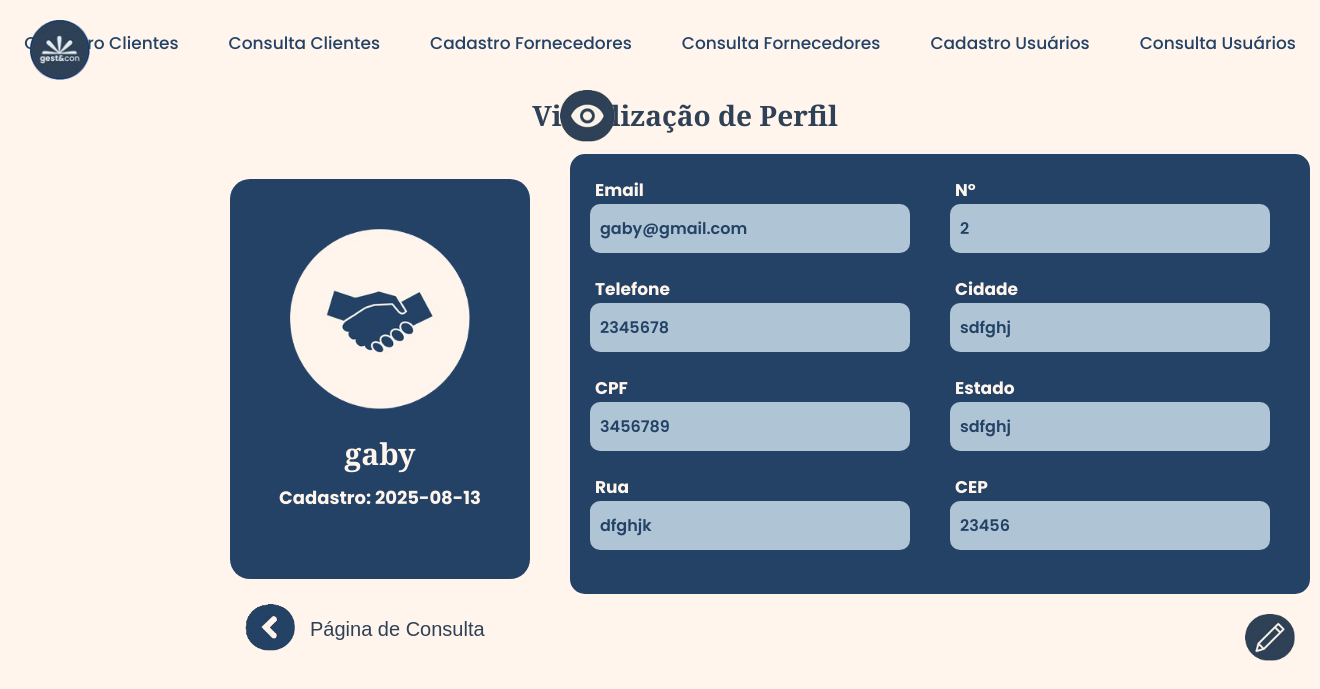
The page /visualizar_cliente/19 on the database its author committed.
### tables this page shows
CREATE TABLE "tb_clientes" (
	"cliente_id"	INTEGER,
	"nome"	TEXT,
	"email"	TEXT,
	"telefone"	TEXT,
	"rua"	TEXT,
	"numero"	TEXT,
	"cidade"	TEXT,
	"estado"	TEXT,
	"cep"	TEXT,
	"data_cadastro"	TEXT,
	"cpf"	TEXT,
	PRIMARY KEY("cliente_id" AUTOINCREMENT)
);

### run.py (the view)
@app.route('/visualizar_cliente/<int:cliente_id>', methods=['GET'])
def visualizar_cliente(cliente_id):
    conexao = sqlite3.connect('models/cadastro.db')
    cursor = conexao.cursor()
    sql = 'SELECT * FROM tb_clientes WHERE cliente_id = ?'
    cursor.execute(sql, (cliente_id,))
    cliente = cursor.fetchone()
    usuario_logado = app.config['dados_login']
    nome_usuario = usuario_logado[3] if len(usuario_logado) > 3 else "Usuário desconhecido"
    return render_template('visualizar_cliente.html', cliente=cliente, nome_usuario=nome_usuario)

### templates/visualizar_cliente.html (shortened to what this page needs)
<!DOCTYPE html>
<html lang="pt-br">
<head>
    <link rel="stylesheet" href="/static/styles/visualizar_cliente.css">
</head>
<body>
    <nav>
        <a href="/cadastro_cliente">Cadastro Clientes</a>
        <a href="/consulta_cliente">Consulta Clientes</a>
        <a href="/cadastro_fornecedor">Cadastro Fornecedores</a>
        <a href="/consulta_fornecedor">Consulta Fornecedores</a>
        <a href="/cadastro_usuario">Cadastro Usuários</a>
        <a href="/consulta_usuario">Consulta Usuários</a>
    </nav>
    <img class="logo" src="/static/assets/logo.png" alt="">
    <h2>Visualização de Perfil</h2>
    <img class="olho" src="/static/assets/olho.png" alt="">
    <div class="container">
        <img src="/static/assets/maos.png" alt="">
        <h3> {{ cliente[1] }} </h3>
        <h1>Cadastro: {{ cliente[9] }}</h1>
    </div>
    <div class="conteudo">
        <div class="form_1">
            <div class="form-group">
                <label for="email">Email</label>
                <input type="text" id="email" value="{{ cliente[2] }}" readonly>
            </div>
            <div class="form-group">
                <label for="telefone">Telefone</label>
                <input type="text" id="telefone" value="{{ cliente[3] }}" readonly>
            </div>
            <div class="form-group">
                <label for="cpf">CPF</label>
                <input type="text" id="cpf" value="{{ cliente[10] }}" readonly>
            </div>
            <div class="form-group">
                <label for="rua">Rua</label>
                <input type="text" id="rua" value="{{ cliente[4] }}" readonly>
            </div>
        </div>
        <div class="form_2">
            <div class="form-group">
                <label for="numero">N°</label>
                <input type="text" id="numero" value="{{ cliente[5] }}" readonly>
            </div>
            <div class="form-group">
                <label for="cidade">Cidade</label>
                <input type="text" id="cidade" value="{{ cliente[6] }}" readonly>
            </div>
            <div class="form-group">
                <label for="estado">Estado</label>
                <input type="text" id="estado" value="{{ cliente[7] }}" readonly>
            </div>
            <div class="form-group">
                <label for="cep">CEP</label>
                <input type="text" id="cep" value="{{ cliente[8] }}" readonly>
            </div>
        </div>
    </div>
    <a class="voltar" href="/consulta_cliente">
        <img src="/static/assets/voltar.png" alt="">Página de Consulta
    </a>
    <a class="editar" href="/editar_cliente/{{ cliente[0] }}">
        <img src="/static/assets/lapis.png" alt="">
    </a>
</body>
</html>

### static/styles/visualizar_cliente.css (style rules this page uses)
:root { --cor-1: #fff5ed; --cor-2: #234266; --cor-3: #afc5d5; --cor-4: #2f4156; --font-title: 'Young Serif', sans-serif; --font-body: 'Poppins', sans-serif; }
* { margin: 0; padding: 0; }
body { background-color: var(--cor-1); }
nav { padding: 30px 11px; display: flex; justify-content: center; gap: 50px; }
nav a { color: var(--cor-2); text-decoration: none; font-family: var(--font-body); font-size: 17px; font-weight: 500; position: relative; transition: 0.5s ease-in-out; }
nav a::after { content: ''; position: absolute; left: 50%; bottom: -3px; transform: translateX(-50%); width: 0; height: 3px; border-radius: 25px; background-color: var(--cor-2); transition: width 0.3s ease; }
.logo { width: 60px; position: absolute; top: 20px; left: 30px; }
h2 { font-size: 28px; font-family: var(--font-title); color: var(--cor-4); margin-top: 10px; text-align: center; margin-left: 50px; }
.olho { position: absolute; top: 90px; left: 560px; width: 55px; height: auto; }
.container { width: 300px; height: 400px; text-align: center; border-radius: 20px; background-color: var(--cor-2); margin-left: 230px; margin-top: 45px; }
.container img { width: 180px; height: auto; margin-top: 50px; }
.container h3 { font-family: var(--font-title); color: var(--cor-1); font-size: 30px; margin-top: 20px; max-width: 220px; white-space: nowrap; overflow: hidden; text-overflow: ellipsis; margin-left: auto; margin-right: auto; }
.container h1 { color: var(--cor-1); font-family: var(--font-body); font-size: 18px; font-weight: 700; margin-top: 10px }
.conteudo { background-color: var(--cor-2); color: var(--cor-1); font-size: 20PX; border-radius: 15px; display: grid; grid-template-columns: 1fr 1fr; gap: 20px; padding: 20px; width: 700px; height: 400px; margin-left: 570px; margin-top: -425px; justify-content: space-between; font-family: var(--font-body); font-weight: 600; text-align: left; }
input { font-family: var(--font-body); font-weight: 600; font-size: 16px; border: none; width: 300px; background-color: var(--cor-3); margin-bottom: 20px; color: var(--cor-2); padding: 12px 10px; border-radius: 10px; }
label { font-family: var(--font-body); font-weight: 700; color: var(--cor-1); font-size: 17px; margin-left: 5px; }
.editar img { width: 50px; height: auto; position: relative; bottom: -20px; left: 1015px; opacity: 1; transition: opacity 0.3s ease; }
.voltar { font-size: 20px; color: var(--cor-4); text-decoration: none; position: relative; bottom: 5px; left: 260px; transition: color 0.5s; font-family: var(--font-title); transition: 0.5; }
.voltar::after { opacity: 0.5; content: ""; position: absolute; left: 50px; bottom: -2px; width: 0; height: 2px; background-color: var(--cor-2); transition: width 0.3s ease-in-out; }
.voltar img { width: 50px; height: auto; position: relative; bottom: -15px; right: 15px; opacity: 1; transition: opacity 0.5s ease; }

### rows shown on the page
tb_clientes: nome "gaby", data_cadastro "2025-08-13", email "gaby@gmail.com", telefone "2345678", cpf "3456789", rua "dfghjk", numero "2", cidade "sdfghj", estado "sdfghj", cep "23456"
